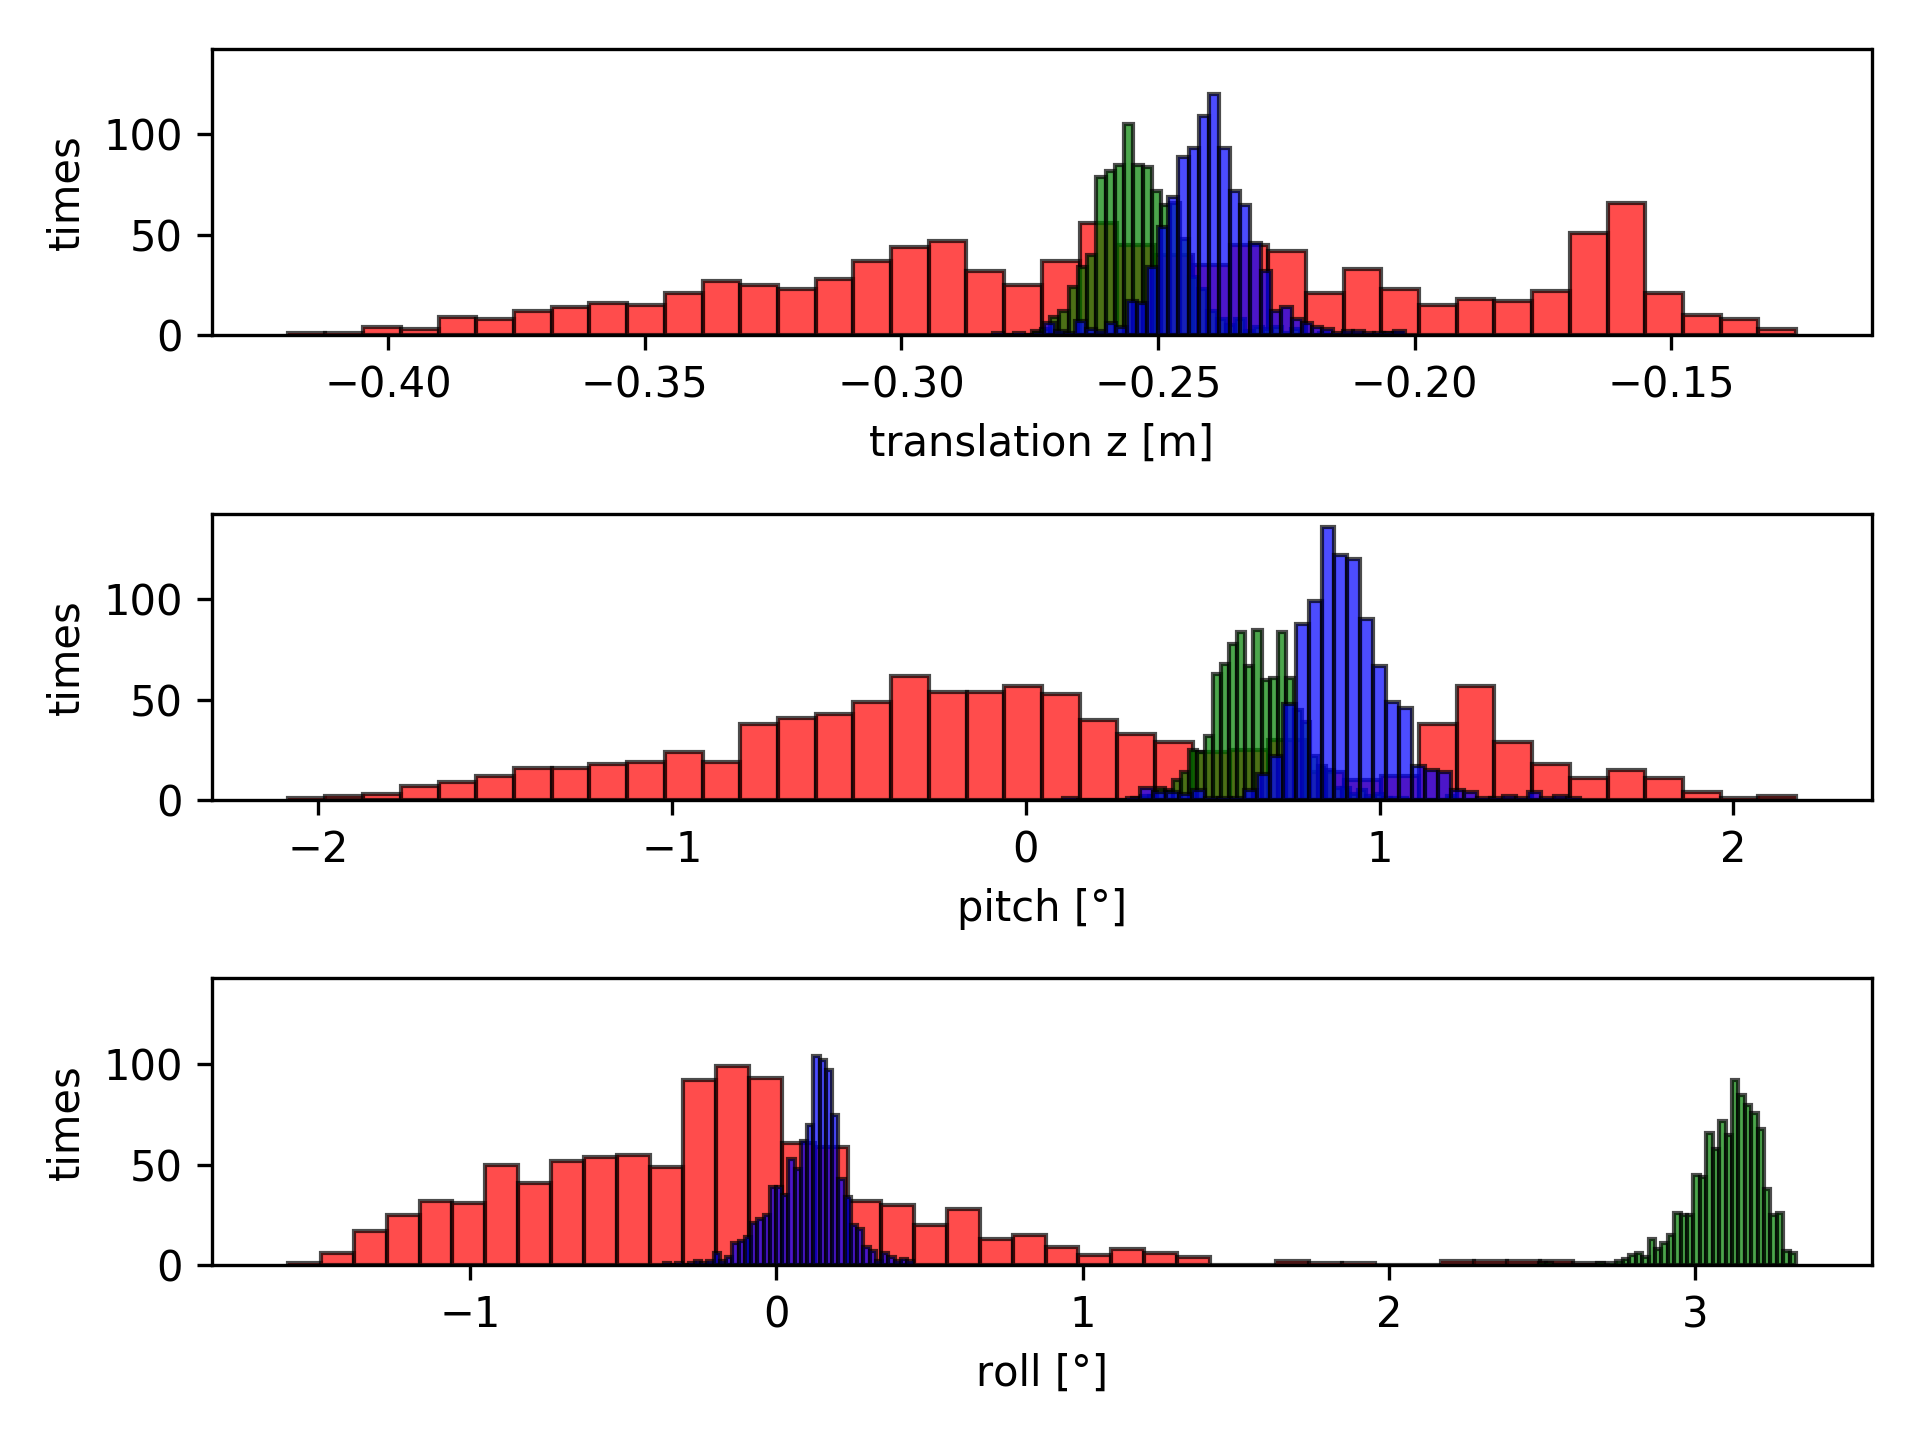

Python code for this plot:
# -*- coding: utf-8 -*-
"""
Created on Wed Feb 13 10:16:05 2019

@author: User
"""

import matplotlib.pyplot as plt
import csv
import numpy as np
import math
if __name__=='__main__':
    file_A = open('PEAK.csv', 'r')
    file_B = open('RCS.csv', 'r')
    file_C = open('Select.csv', 'r')
    csvCursor = csv.reader(file_A)
    i = 1    
    for row in csvCursor:
        if i==1:
            row = [float(x) for x in row[0:6]]
            A = np.array(row[0:6])
        else:
            row = [float(x) for x in row[0:6]]
            A = np.row_stack((A, row))
        i=i+1
    csvCursor = csv.reader(file_B)
    i = 1    
    for row in csvCursor:
        if i==1:
            row = [float(x) for x in row[0:6]]
            B = np.array(row[0:6])
        else:
            row = [float(x) for x in row[0:6]]
            B = np.row_stack((B, row))
        i=i+1
    csvCursor = csv.reader(file_C)
    i = 1    
    for row in csvCursor:
        if i==1:
            row = [float(x) for x in row[0:6]]
            C = np.array(row[0:6])
        else:
            row = [float(x) for x in row[0:6]]
            C = np.row_stack((C, row))
        i=i+1
    file_A.close()
    file_B.close()
    file_C.close()

    tf1 = np.zeros((2,3))
    tf1[0,0] = np.mean(A[:,2])
    tf1[0,1] = np.mean(A[:,4])
    tf1[0,2] = np.mean(A[:,5])
    tf1[1,0] = np.var(A[:,2])
    tf1[1,1] = np.var(A[:,4])
    tf1[1,2] = np.var(A[:,5])
    
    tf2 = np.zeros((2,3))
    tf2[0,0] = np.mean(B[:,2])
    tf2[0,1] = np.mean(B[:,4])
    tf2[0,2] = np.mean(B[:,5])
    tf2[1,0] = np.var(B[:,2])
    tf2[1,1] = np.var(B[:,4])
    tf2[1,2] = np.var(B[:,5])
    
    tf3 = np.zeros((2,3))
    tf3[0,0] = np.mean(C[:,2])
    tf3[0,1] = np.mean(C[:,4])
    tf3[0,2] = np.mean(C[:,5])
    tf3[1,0] = np.var(C[:,2])
    tf3[1,1] = np.var(C[:,4])
    tf3[1,2] = np.var(C[:,5])

    print('Proposed')
    for i in range(0, 2):
        for j in range(0, 3):
            if i == 0:
                print(tf1[i, j], ' ', end='')
            else:
                print("{:e}".format(tf1[i, j]), ' ', end='')
        print(end='\n')


    print('RCS')
    for i in range(0, 2):
        for j in range(0, 3):
            if i == 0:
                print(tf2[i, j], ' ', end='')
            else:
                print("{:e}".format(tf2[i, j]), ' ', end='')
        print(end='\n')

    print('Select')
    for i in range(0, 2):
        for j in range(0, 3):
            if i == 0:
                print(tf3[i, j], ' ', end='')
            else:
                print("{:e}".format(tf3[i, j]), ' ', end='')
        print(end='\n')

    
    fig, axs = plt.subplots(3, 1, sharey=True, tight_layout=True)

    axs[0].hist(C[:,2], bins=40, density=0, facecolor="red", edgecolor="black", alpha=0.7)
    axs[0].hist(B[:,2], bins=40, density=0, facecolor="green", edgecolor="black", alpha=0.7)
    axs[0].hist(A[:,2], bins=40, density=0, facecolor="blue", edgecolor="black", alpha=0.7)


    axs[0].set_xlabel("translation z [m]")
    axs[0].set_ylabel("times")
    
    axs[1].hist(C[:,4], bins=40, density=0, facecolor="red", edgecolor="black", alpha=0.7)
    axs[1].hist(B[:,4], bins=40, density=0, facecolor="green", edgecolor="black", alpha=0.7)
    axs[1].hist(A[:,4], bins=40, density=0, facecolor="blue", edgecolor="black", alpha=0.7)
    axs[1].set_xlabel("pitch [°]")
    axs[1].set_ylabel("times")
 

    axs[2].hist(C[:,5], bins=40, density=0, facecolor="red", edgecolor="black", alpha=0.7)
    axs[2].hist(B[:,5], bins=40, density=0, facecolor="green", edgecolor="black", alpha=0.7)
    axs[2].hist(A[:,5], bins=40, density=0, facecolor="blue", edgecolor="black", alpha=0.7)
    axs[2].set_xlabel("roll [°]")
    axs[2].set_ylabel("times")

    plt.savefig('RCS_hist.png', dpi = 300)
    plt.show()
